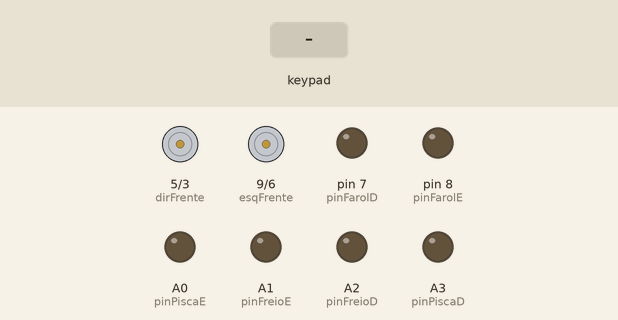
Recording of a sketch running on a simulated Arduino Uno, built with avr-gcc and run on an emulated ATmega328P. Parts: motor-driver pin pairs drawn as motors (green arrow = first pin HIGH = forward, orange = second pin HIGH = backward, longer = more drive), output pins drawn as LEDs (lit = HIGH). Dashed ring = blinking. The test bench sets the inputs (shaded band). What the sketch prints to the serial monitor is not drawn.

Above: at 1.2 s.
1.3 s: key 'O' pressed
At 1.9 s:
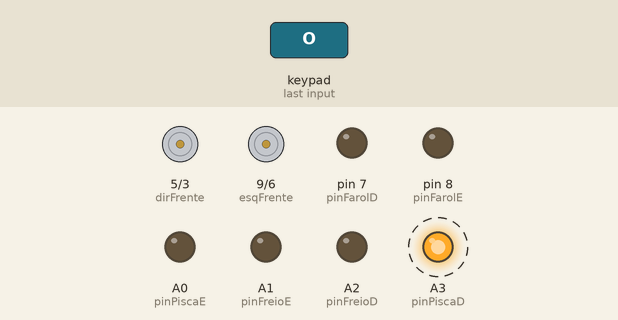
4.3 s: key 'U' pressed
At 4.68 s:
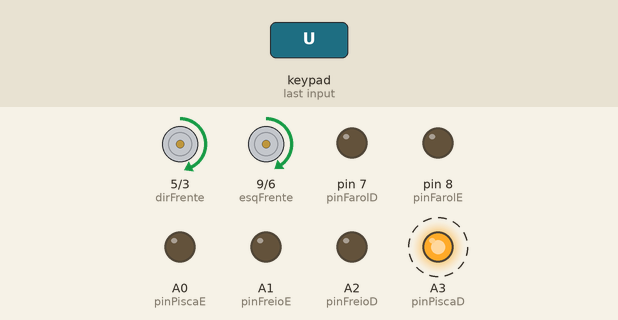
7.3 s: key 'D' pressed
At 7.5 s:
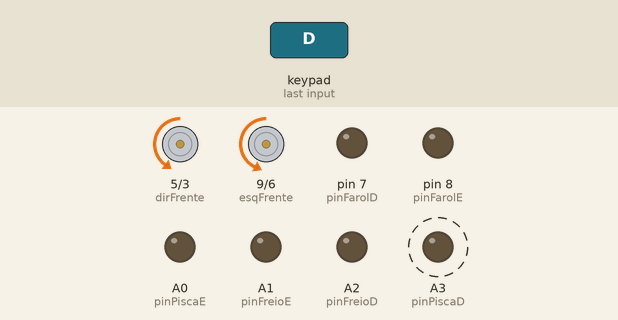
10.3 s: key 'L' pressed
At 10.52 s:
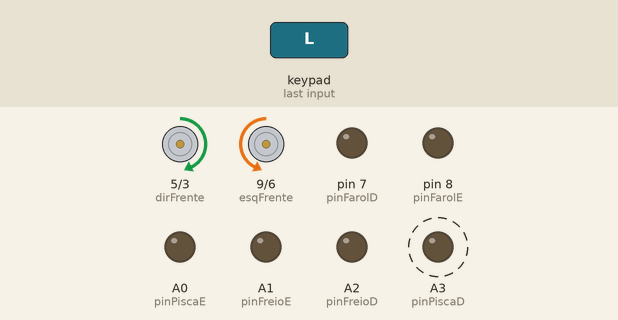
13.3 s: key 'R' pressed
At 13.52 s:
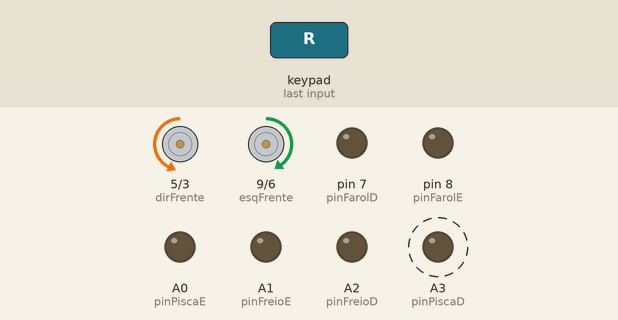
16.3 s: key 'X' pressed
At 17.3 s:
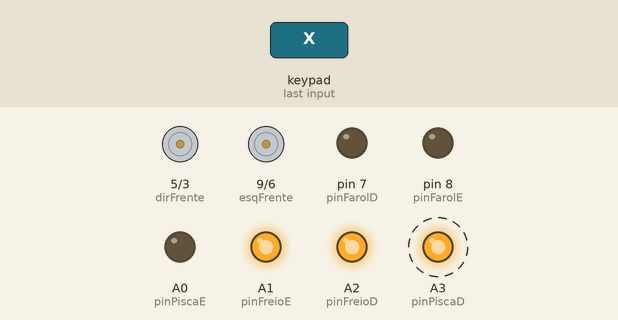
Timing chart, 0 to 20.3 s (numbered marks = the images above; inputs shaded):
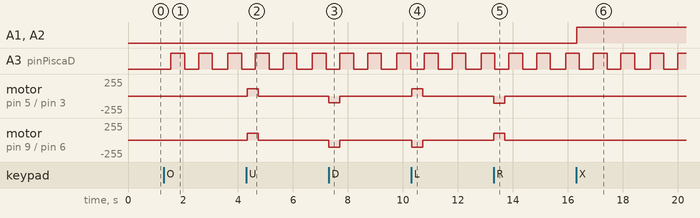

The sketch:

Q0703_2WD.ino
```cpp
/*
     CÓDIGO:	Q0703
     AUTOR:		BrincandoComIdeias
     ACOMPANHE:	https://www.youtube.com/brincandocomideias ; https://www.instagram.com/canalbrincandocomideias/
     APRENDA:	https://cursodearduino.net/ ; https://cursoderobotica.net
     COMPRE:	https://www.arducore.com.br/
     SKETCH:  2WD com controle PS2
     DATA:		25/09/2021
*/

// INCLUSÃO DE BIBLIOTECAS
#include <PS2X_lib.h>

// DEFINIÇÕES DE PINOS
#define pinFarolE 8
#define pinFarolD 7
#define pinPiscaE A0
#define pinPiscaD A3
#define pinFreioE A1
#define pinFreioD A2

#define dirFrente 5
#define dirTras   3
#define esqFrente 9
#define esqTras   6

// DEFINIÇÕES
#define FRENTE 1
#define PARADO 0
#define TRAS  -1

#define velocidadeE 100
#define velocidadeD 110

// INSTANCIANDO OBJETOS
PS2X ps2x;

// DECLARAÇÃO DE FUNÇÕES
void configuraControle();
void configuraLeds();
void controlaLeds();

// DECLARAÇÃO DE VARIÁVEIS
bool piscaE, piscaD;
bool freio, farol;

void setup() {
  Serial.begin(9600);

  configuraLeds();
  configuraControle();

  // CONFIGURAÇÃO DOS PINOS DA PONTE-H
  pinMode(dirFrente, OUTPUT);
  pinMode(dirTras,   OUTPUT);
  pinMode(esqFrente, OUTPUT);
  pinMode(esqTras,   OUTPUT);

  // DEIXANDO OS MOTORES PARADOS
  digitalWrite(dirFrente, LOW);
  digitalWrite(dirTras,   LOW);
  digitalWrite(esqFrente, LOW);
  digitalWrite(esqTras,   LOW);

}

void loop() {
  ps2x.read_gamepad();

  if (ps2x.Button(PSB_PAD_UP)) { // ANDAR PRA FRENTE
    // MOTOR DIREITO PARA FRENTE
    analogWrite(dirFrente,  velocidadeD);
    analogWrite(dirTras,    LOW);

    // MOTOR ESQUERDO PARA FRENTE
    analogWrite(esqFrente,  velocidadeE);
    analogWrite(esqTras,    LOW);

  } else if (ps2x.Button(PSB_PAD_RIGHT)) { // VIRAR PRA DIREITA
    // MOTOR DIREITO PARA TRAS
    analogWrite(dirFrente,  LOW);
    analogWrite(dirTras,    velocidadeD);

    // MOTOR ESQUERDO PARA FRENTE
    analogWrite(esqFrente,  velocidadeE);
    analogWrite(esqTras,    LOW);

  } else if (ps2x.Button(PSB_PAD_LEFT)) { // VIRAR PRA ESQUERDA
    // MOTOR DIREITO PARA FRENTE
    analogWrite(dirFrente,  velocidadeD);
    analogWrite(dirTras,    LOW);

    // MOTOR ESQUERDO PARA TRAS
    analogWrite(esqFrente,  LOW);
    analogWrite(esqTras,    velocidadeE);

  } else if (ps2x.Button(PSB_PAD_DOWN)) { // ANDAR PRA TRAS
    // MOTOR DIREITO PARA TRAS
    analogWrite(dirFrente,  LOW);
    analogWrite(dirTras,    velocidadeE);

    // MOTOR ESQUERDO PARA TRAS
    analogWrite(esqFrente,  LOW);
    analogWrite(esqTras,    velocidadeD);

  } else { // FICAR PARADO
    digitalWrite(dirFrente, LOW);
    digitalWrite(dirTras,   LOW);
    digitalWrite(esqFrente, LOW);
    digitalWrite(esqTras,   LOW);
  }

  controlaLeds();
  delay(50);
}

// IMPLEMENTO DE FUNÇÕES
void configuraControle() {
  int erroControle = ps2x.config_gamepad(13, 11, 10, 12, true, true);
  if (!erroControle) {
    Serial.println("Controle encontrado GersonES");
  } else {
    Serial.println("Controle não encontrado");
    while (erroControle) {
      erro();
      if (bitRead(millis(), 11)) erroControle = ps2x.config_gamepad(13, 11, 10, 12, true, true);
    }
  }
}
void configuraLeds() {
  pinMode(pinFarolE, OUTPUT);
  pinMode(pinFarolD, OUTPUT);
  pinMode(pinPiscaE, OUTPUT);
  pinMode(pinPiscaD, OUTPUT);
  pinMode(pinFreioE, OUTPUT);
  pinMode(pinFreioD, OUTPUT);

  digitalWrite(pinFarolE, LOW);
  digitalWrite(pinFarolD, LOW);
  digitalWrite(pinPiscaE, LOW);
  digitalWrite(pinPiscaD, LOW);
  digitalWrite(pinFreioE, LOW);
  digitalWrite(pinFreioD, LOW);
}

void controlaLeds() {
  if (ps2x.NewButtonState()) {
    if (ps2x.ButtonPressed(PSB_PINK)) {
      piscaE = !piscaE;
    }
    if (ps2x.ButtonPressed(PSB_RED)) {
      piscaD = !piscaD;
    }
    if (ps2x.ButtonPressed(PSB_BLUE)) {
      freio = !freio;
    }
    if (ps2x.ButtonPressed(PSB_GREEN)) {
      farol = !farol;
    }
  }

  if (piscaE) digitalWrite(pinPiscaE, bitRead(millis(), 9));
  else digitalWrite(pinPiscaE, LOW);

  if (piscaD) digitalWrite(pinPiscaD, bitRead(millis(), 9));
  else digitalWrite(pinPiscaD, LOW);

  if (farol) {
    digitalWrite(pinFarolE, HIGH);
    digitalWrite(pinFarolD, HIGH);
  }
  else {
    digitalWrite(pinFarolE, LOW);
    digitalWrite(pinFarolD, LOW);
  }

  if (freio) {
    digitalWrite(pinFreioE, HIGH);
    digitalWrite(pinFreioD, HIGH);
  }
  else {
    digitalWrite(pinFreioE, LOW);
    digitalWrite(pinFreioD, LOW);
  }
}

void erro() {
  digitalWrite(pinFarolE, bitRead(millis(), 7));
  digitalWrite(pinFarolD, bitRead(millis(), 7));
  digitalWrite(pinPiscaE, bitRead(millis(), 7));
  digitalWrite(pinPiscaD, bitRead(millis(), 7));
  digitalWrite(pinFreioE, bitRead(millis(), 7));
  digitalWrite(pinFreioD, bitRead(millis(), 7));
}
```

Measured:
- after the input at 1.3 s, A3 (pinPiscaD): alternates HIGH for 0.50 s and LOW for 0.53 s, starting after 0.26 s
- after the input at 4.3 s, motor on pin 5 (dirFrente) / pin 3 (dirTras): stopped → forward 110/255 at once, → stopped 0.40 s later; motor on pin 9 (esqFrente) / pin 6 (esqTras): stopped → forward 100/255 at once, → stopped 0.40 s later
- after the input at 7.3 s, motor on pin 5 (dirFrente) / pin 3 (dirTras): stopped → backward 100/255 at once, → stopped 0.40 s later; motor on pin 9 (esqFrente) / pin 6 (esqTras): stopped → backward 110/255 at once, → stopped 0.40 s later
- after the input at 10.3 s, motor on pin 5 (dirFrente) / pin 3 (dirTras): stopped → forward 110/255 at once, → stopped 0.40 s later; motor on pin 9 (esqFrente) / pin 6 (esqTras): stopped → backward 110/255 at once, → stopped 0.40 s later
- after the input at 13.3 s, motor on pin 5 (dirFrente) / pin 3 (dirTras): stopped → backward 110/255 at once, → stopped 0.40 s later; motor on pin 9 (esqFrente) / pin 6 (esqTras): stopped → forward 100/255 at once, → stopped 0.40 s later
- after the input at 16.3 s, A1 (pinFreioE), A2 (pinFreioD): LOW → HIGH at once
